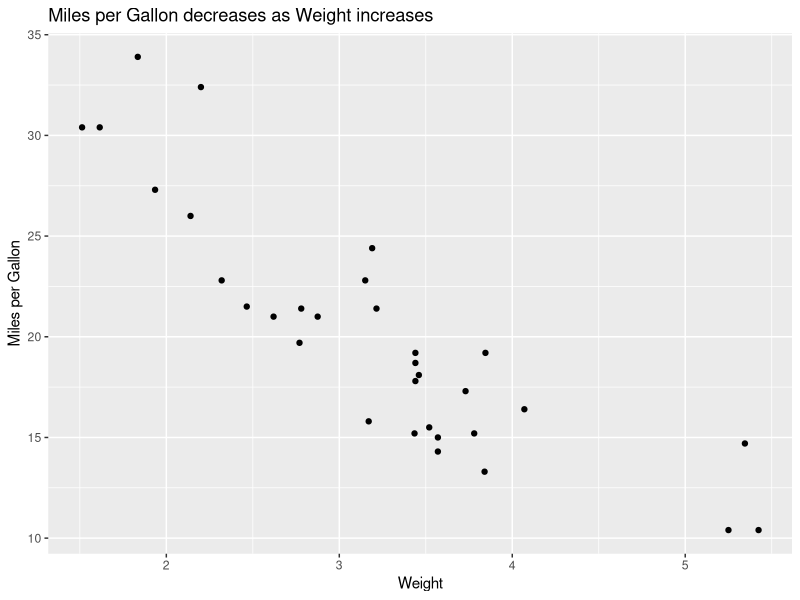
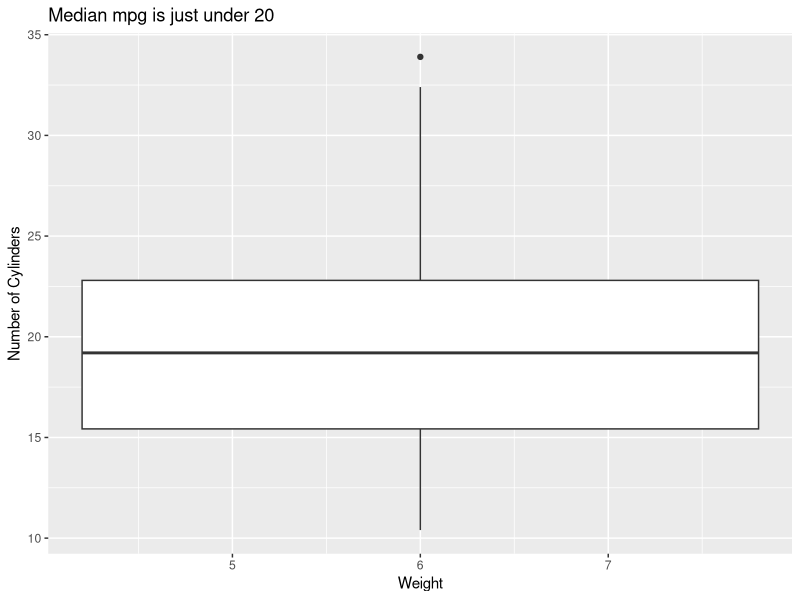

Source code (R) for these figures, in order:
## ---- chunk 1
library(purrr)
## ---- chunk 2
convert_temperature <- function(temperature, conversion) {
  if (conversion == "C_to_F") {
    return(temperature * 9/5 + 32)
  } else if (conversion == "F_to_C") {
    return((temperature - 32) * 5/9)
  } else {
    return("Invalid conversion type. Use 'C_to_F' or 'F_to_C'")
  }
}

convert_temperature(100, "C_to_F") # 212
convert_temperature(32, "F_to_C") # 0
convert_temperature(32, "X_to_Z") # "Invalid conversion type. Use 'C_to_F' or 'F_to_C'"
## ---- chunk 3
even_or_odd <- function(num) {
  if (num %% 2 == 0) {
    return("even")
  } else {
    return("odd")
  }
}

map_chr(1:10, even_or_odd)
## ---- chunk 4
categorise_value <- function(x) {
  if (x < 50) {
    return("low")
  } else if (x <= 100) {
    return("medium")
  } else {
    return("high")
  }
}

values <- c(45, 60, 150, 85, 20)
map_chr(values, ~ categorise_value(.x))
## ---- chunk 5
words <- c("apple", "banana", "cherry", "date")

word_length <- function(word) {
  nchar(word)
}

map_int(words, word_length)
## ---- chunk 6
# Load ggplot package
library(ggplot2)

# Define the function
generate_plot <- function(data, x, y, plot_type) {
  # Check for valid plot type
  if (!plot_type %in% c("scatter", "box")) {
    stop("Invalid plot_type. Use 'scatter' or 'box'.")
  }
  
  # Create scatterplot
  if (plot_type == "scatter") {
    plot <- ggplot(data, aes(x = {{x}}, y = {{y}})) +
      geom_point()
  }
  
  # Create boxplot
  if (plot_type == "box") {
    plot <- ggplot(data, aes(x = {{x}}, y = {{y}})) +
      geom_boxplot()
  }
  
  return(plot)
}

generate_plot(mtcars, x = wt, y = mpg, plot_type = "scatter") +
  labs(title = "Miles per Gallon decreases as Weight increases",
        x = "Weight", 
        y = "Miles per Gallon"
      )

generate_plot(mtcars, x = cyl, y = mpg, plot_type = "box") +
    labs(title = "Median mpg is just under 20",
        x = "Weight", 
        y = "Number of Cylinders"
      )
## ---- chunk 7
raindrops <- function(number) {
  result <- ""
  
  if (number %% 3 == 0) {
    result <- paste0(result, "Pling")
  } 
  if (number %% 5 == 0) {
    result <- paste0(result, "Plang")
  } 
  if (number %% 7 == 0) {
    result <- paste0(result, "Plong")
  } 
  if (result == "") {
    result <- as.character(number)
  }
  
  return(result)
}

raindrops(15) # PlingPlang
raindrops(5) # Plang
raindrops(3) # Pling
raindrops(14) # Plong
raindrops(8) # 8
raindrops(105) # PlingPlangPlong
## ---- chunk 8
numbers <- c(1:30)

raindrop_sounds <- c()

# Solution 1
for(i in numbers) {
 raindrop_sounds <- c(raindrop_sounds, raindrops(i))
}
print(raindrop_sounds)

# Solution 2
raindrop_sounds <- c()
raindrop_sounds <- map_chr(numbers, raindrops)
print(raindrop_sounds)
## ---- chunk 9
library(tidyverse)

# Define the function
summarise_variable <- function(data, group_var, summary_var) {
  data %>%
    group_by({{group_var}}) %>%  # Embrace the group_var
    summarise(
      mean = mean({{summary_var}}, na.rm = TRUE),
      median = median({{summary_var}}, na.rm = TRUE),
      sd = sd({{summary_var}}, na.rm = TRUE)
    ) %>%
    ungroup()
}

# Test the function with mtcars dataset
summarise_variable(mtcars, group_var = cyl, summary_var = mpg)

# A tibble: 3 × 4
#     cyl  mean median    sd
#   <dbl> <dbl>  <dbl> <dbl>
# 1     4  26.7   26    4.51
# 2     6  19.7   19.7  1.45
# 3     8  15.1   15.2  2.56
